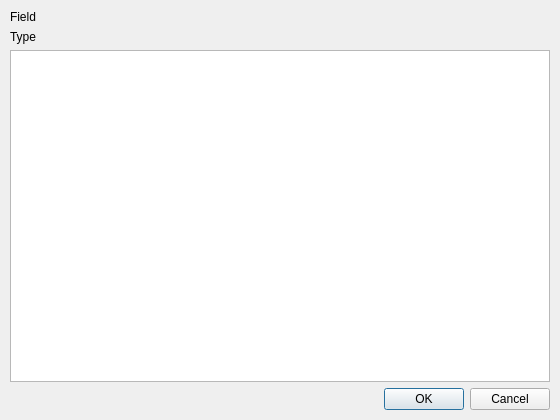
<?xml version="1.0" encoding="UTF-8"?>
<ui version="4.0">
 <class>FieldEditDialog</class>
 <widget class="QDialog" name="FieldEditDialog">
  <property name="geometry">
   <rect>
    <x>0</x>
    <y>0</y>
    <width>560</width>
    <height>420</height>
   </rect>
  </property>
  <property name="windowTitle">
   <string>Edit Field</string>
  </property>
  <layout class="QVBoxLayout" name="verticalLayout">
   <property name="leftMargin">
    <number>10</number>
   </property>
   <property name="topMargin">
    <number>10</number>
   </property>
   <property name="rightMargin">
    <number>10</number>
   </property>
   <property name="bottomMargin">
    <number>10</number>
   </property>
   <item>
    <layout class="QFormLayout" name="formLayout">
     <item row="0" column="0">
      <widget class="QLabel" name="field_label">
       <property name="text">
        <string>Field</string>
       </property>
      </widget>
     </item>
     <item row="0" column="1">
      <widget class="QLabel" name="field_label_value">
       <property name="text">
        <string/>
       </property>
      </widget>
     </item>
     <item row="1" column="0">
      <widget class="QLabel" name="type_label">
       <property name="text">
        <string>Type</string>
       </property>
      </widget>
     </item>
     <item row="1" column="1">
      <widget class="QLabel" name="type_label_value">
       <property name="text">
        <string/>
       </property>
      </widget>
     </item>
    </layout>
   </item>
   <item>
    <widget class="QPlainTextEdit" name="value_edit"/>
   </item>
   <item>
    <widget class="QDialogButtonBox" name="buttonBox">
     <property name="orientation">
      <enum>Qt::Horizontal</enum>
     </property>
     <property name="standardButtons">
      <set>QDialogButtonBox::Cancel|QDialogButtonBox::Ok</set>
     </property>
    </widget>
   </item>
  </layout>
 </widget>
 <resources/>
 <connections>
  <connection>
   <sender>buttonBox</sender>
   <signal>accepted()</signal>
   <receiver>FieldEditDialog</receiver>
   <slot>accept()</slot>
   <hints>
    <hint type="sourcelabel">
     <x>452</x>
     <y>391</y>
    </hint>
    <hint type="destinationlabel">
     <x>278</x>
     <y>209</y>
    </hint>
   </hints>
  </connection>
  <connection>
   <sender>buttonBox</sender>
   <signal>rejected()</signal>
   <receiver>FieldEditDialog</receiver>
   <slot>reject()</slot>
   <hints>
    <hint type="sourcelabel">
     <x>528</x>
     <y>391</y>
    </hint>
    <hint type="destinationlabel">
     <x>278</x>
     <y>209</y>
    </hint>
   </hints>
  </connection>
 </connections>
</ui>
